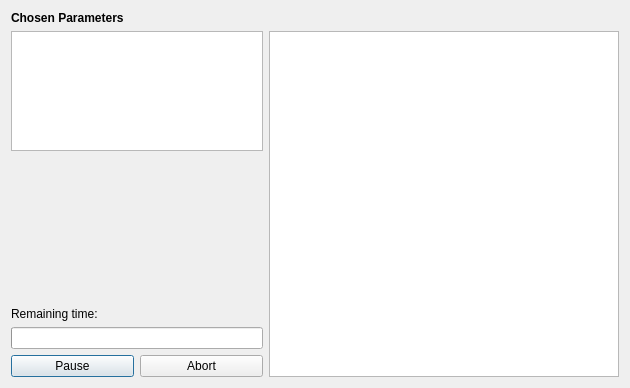
<ui version="4.0" >
 <author></author>
 <comment></comment>
 <exportmacro></exportmacro>
 <class>DockProgressDialogData</class>
 <widget class="QDialog" name="DockProgressDialogData" >
  <property name="geometry" >
   <rect>
    <x>0</x>
    <y>0</y>
    <width>630</width>
    <height>388</height>
   </rect>
  </property>
  <property name="sizePolicy" >
   <sizepolicy>
    <hsizetype>7</hsizetype>
    <vsizetype>7</vsizetype>
    <horstretch>0</horstretch>
    <verstretch>0</verstretch>
   </sizepolicy>
  </property>
  <property name="windowTitle" >
   <string>Docking Progress</string>
  </property>
  <property name="modal" >
   <bool>true</bool>
  </property>
  <layout class="QGridLayout" >
   <property name="margin" >
    <number>11</number>
   </property>
   <property name="spacing" >
    <number>6</number>
   </property>
   <item row="0" column="0" >
    <widget class="QLabel" name="textLabel1" >
     <property name="sizePolicy" >
      <sizepolicy>
       <hsizetype>5</hsizetype>
       <vsizetype>0</vsizetype>
       <horstretch>0</horstretch>
       <verstretch>0</verstretch>
      </sizepolicy>
     </property>
     <property name="text" >
      <string>&lt;b>Chosen Parameters&lt;/b></string>
     </property>
    </widget>
   </item>
   <item row="1" column="0" >
    <widget class="QTextEdit" name="general_params" >
     <property name="sizePolicy" >
      <sizepolicy>
       <hsizetype>7</hsizetype>
       <vsizetype>1</vsizetype>
       <horstretch>0</horstretch>
       <verstretch>0</verstretch>
      </sizepolicy>
     </property>
     <property name="minimumSize" >
      <size>
       <width>250</width>
       <height>120</height>
      </size>
     </property>
     <property name="maximumSize" >
      <size>
       <width>32767</width>
       <height>120</height>
      </size>
     </property>
     <property name="readOnly" >
      <bool>true</bool>
     </property>
    </widget>
   </item>
   <item row="2" column="0" >
    <spacer>
     <property name="orientation" >
      <enum>Qt::Vertical</enum>
     </property>
     <property name="sizeType" >
      <enum>QSizePolicy::Expanding</enum>
     </property>
     <property name="sizeHint" >
      <size>
       <width>20</width>
       <height>80</height>
      </size>
     </property>
    </spacer>
   </item>
   <item row="3" column="0" >
    <layout class="QGridLayout" >
     <property name="margin" >
      <number>0</number>
     </property>
     <property name="spacing" >
      <number>6</number>
     </property>
     <item row="0" column="1" >
      <widget class="QLabel" name="remaining_time" >
       <property name="text" >
        <string/>
       </property>
      </widget>
     </item>
     <item row="2" column="0" >
      <widget class="QPushButton" name="pause_button" >
       <property name="sizePolicy" >
        <sizepolicy>
         <hsizetype>1</hsizetype>
         <vsizetype>0</vsizetype>
         <horstretch>0</horstretch>
         <verstretch>0</verstretch>
        </sizepolicy>
       </property>
       <property name="minimumSize" >
        <size>
         <width>110</width>
         <height>0</height>
        </size>
       </property>
       <property name="text" >
        <string>Pause</string>
       </property>
      </widget>
     </item>
     <item row="1" column="0" colspan="2" >
      <widget class="QProgressBar" name="progress_bar" >
       <property name="sizePolicy" >
        <sizepolicy>
         <hsizetype>7</hsizetype>
         <vsizetype>0</vsizetype>
         <horstretch>0</horstretch>
         <verstretch>0</verstretch>
        </sizepolicy>
       </property>
       <property name="minimumSize" >
        <size>
         <width>200</width>
         <height>0</height>
        </size>
       </property>
       <property name="orientation" >
        <enum>Qt::Horizontal</enum>
       </property>
      </widget>
     </item>
     <item row="0" column="0" >
      <widget class="QLabel" name="time_label" >
       <property name="text" >
        <string>Remaining time:</string>
       </property>
      </widget>
     </item>
     <item row="2" column="1" >
      <widget class="QPushButton" name="abort_button" >
       <property name="sizePolicy" >
        <sizepolicy>
         <hsizetype>1</hsizetype>
         <vsizetype>0</vsizetype>
         <horstretch>0</horstretch>
         <verstretch>0</verstretch>
        </sizepolicy>
       </property>
       <property name="minimumSize" >
        <size>
         <width>110</width>
         <height>0</height>
        </size>
       </property>
       <property name="text" >
        <string>Abort</string>
       </property>
      </widget>
     </item>
    </layout>
   </item>
   <item rowspan="3" row="1" column="1" >
    <widget class="QTextEdit" name="options" >
     <property name="minimumSize" >
      <size>
       <width>350</width>
       <height>300</height>
      </size>
     </property>
     <property name="readOnly" >
      <bool>true</bool>
     </property>
    </widget>
   </item>
  </layout>
 </widget>
 <layoutdefault spacing="6" margin="11" />
 <pixmapfunction>qPixmapFromMimeSource</pixmapfunction>
 <resources/>
 <connections/>
</ui>
